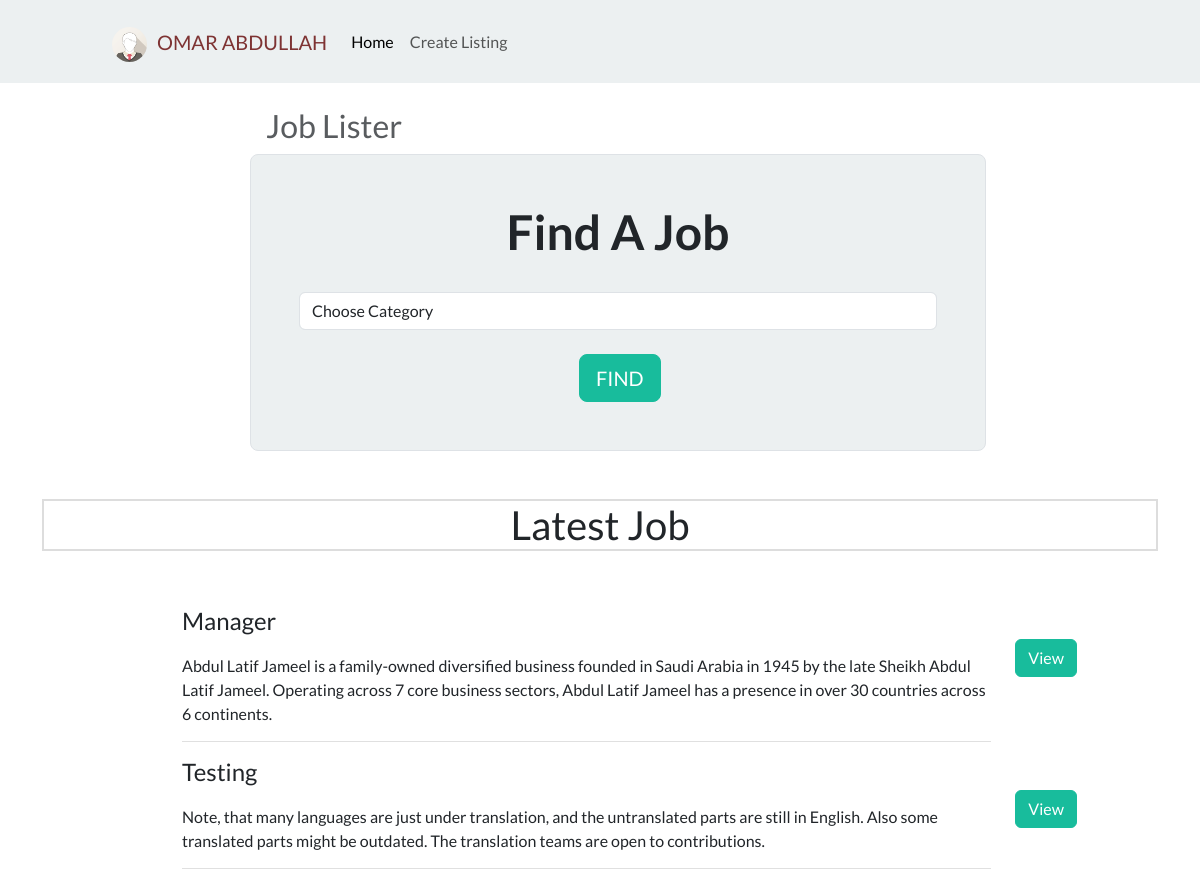
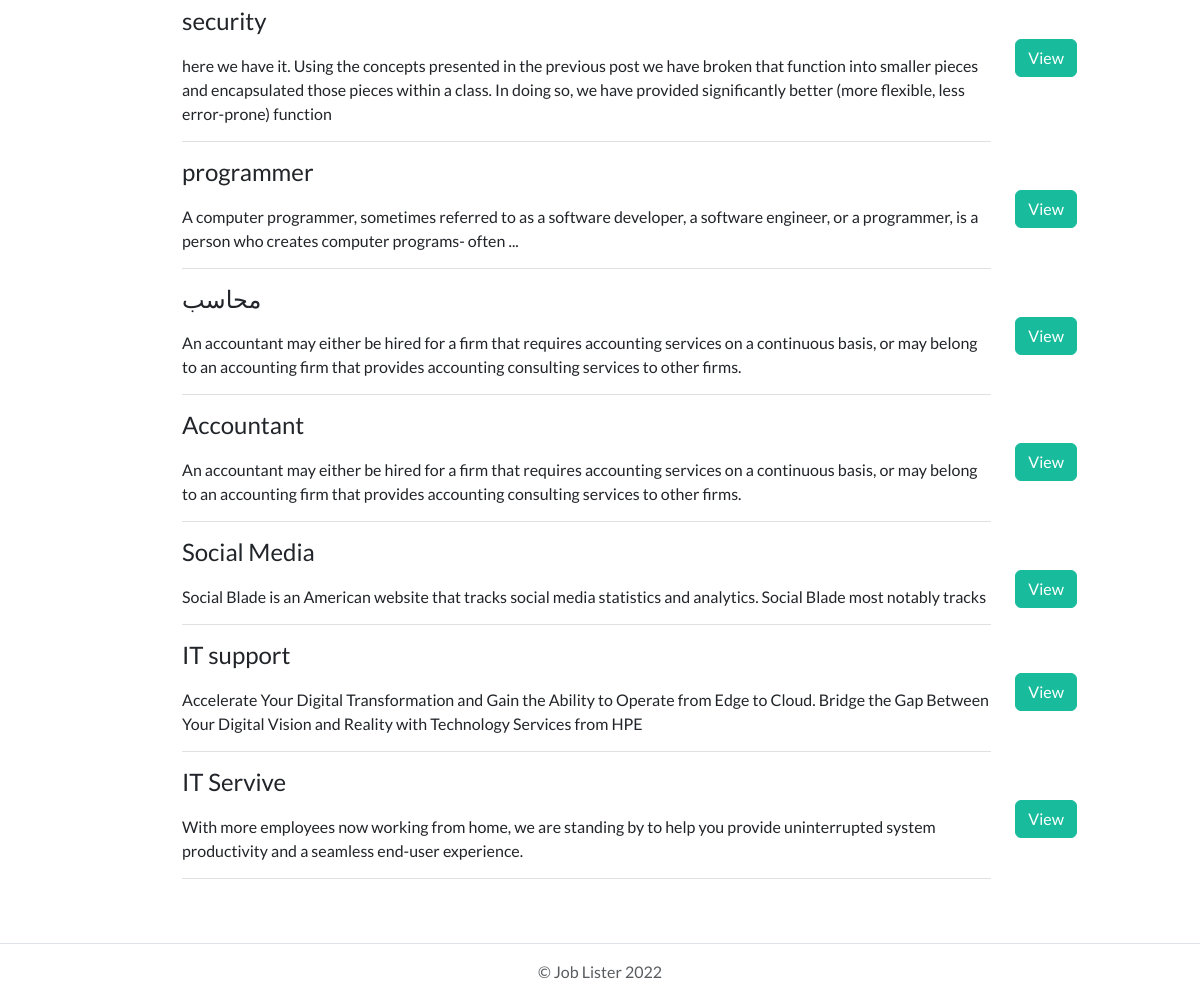
The page / on the database its author committed (2 pictures, top to bottom).
### tables this page shows
CREATE TABLE `jobs` (
  `id` int(11) NOT NULL,
  `category_id` int(11) NOT NULL,
  `company` varchar(255) NOT NULL,
  `job_title` varchar(255) NOT NULL,
  `description` varchar(255) NOT NULL,
  `salary` varchar(255) NOT NULL,
  `location` varchar(255) NOT NULL,
  `contact_user` varchar(255) NOT NULL,
  `contact_email` varchar(255) NOT NULL,
  `post_date` timestamp NOT NULL DEFAULT current_timestamp()
);

### lib/Template.php (called while the page is built, shortened)
<?php
class Template {
    protected $template;
    public function __construct($template) {
        $this->template = $template ;
    }
    public function __toString() {
        include basename($this->template);
        return ob_get_clean();
    }
}

### lib/Database.php (called while the page is built, shortened)
<?php
class Database {
    private $host = DB_HOST;
    private $user = DB_USER;
    private $pass = DB_PASS;
    private $dbname = DB_NAME;
    private $dbh;
    private $stmt;
    public function __construct() {
        $dsn = "mysql:host=" . $this->host . ";dbname=" . $this->dbname;
        $options = array(
            PDO::ATTR_PERSISTENT => true ,
            PDO::ATTR_ERRMODE => PDO::ERRMODE_EXCEPTION
        );
        try {
            $this->dbh = new PDO($dsn, $this->user, $this->pass, $options);
        } catch (PDOException $e) {
            $this->error = $e->getMessage();
        }
    }
        public function query($query) {
            $this->stmt = $this->dbh->prepare($query);
        }
        public function execute() {
            return $this->stmt->execute();
        }
        public function resultSet() {
            $this->execute();
            return $this->stmt->fetchAll(PDO::FETCH_OBJ);
        }
}

### lib/Job.php (called while the page is built, shortened)
<?php
class Job {
    private $db;
    public function __construct() {
        $this->db = new Database();
    }
    public function getAllJobs() {
        $this->db->query("SELECT jobs.*, categories.name AS cname
                         FROM jobs
                         INNER JOIN categories
                         ON jobs.category_id = categories.id
                         ORDER BY post_date DESC
                         ");
       $results = $this->db->resultSet();
       return $results;
    }
    public function getCategories() {
        $this->db->query("SELECT * FROM categories");
        $results = $this->db->resultSet();
        return $results;
    }
}

### template/frontpage.php (the view, shortened to what this page needs)
<?php include 'include/header.php';?>
<main>
  <div class="container py-4">
    <h3 class="text-muted" style="margin-left:7em;"><?php echo SITE_TITLE; ?> </h3>
    <div class="row align-items-md-stretch">
      <div class="col-md-8" style="margin-left:13em">
        <div class="h-100 p-5 bg-light border rounded-3">
        <h1 class="display-5 fw-bold" style="text-align:center">Find A Job</h1><br>
        <form action="index.php" method="GET">
            <select name="category" class="form-control">
                <option value="0">Choose Category</option>
            </select><br>
            <input type="submit" class="btn btn-lg btn-success" value="FIND" style="margin-left:14em;">
        </form>
        </div>
      </div>
    </div><br><br>
    <h2 style="text-align:center; border:2px solid #ddd;"><?php echo $title; ?></h2><br><br>
    <?php foreach($jobs as $job): ?>
    <div class="row marketing" style="margin-left:8em;">
        <div class="col-md-10">
            <h4><?php echo $job->job_title; ?></h4>
            <p style="padding: 10px 0px 15px 0px;border-bottom: 1px solid #e0e0e0;"><?php echo $job->description; ?></p>
        </div>
        <div class="col-md-2">
            <a class="btn btn-success" href="job.php?id=<?php echo $job->id;?>" style="margin-top:2em;">View</a>
        </div><br>
    </div>
    <?php endforeach; ?>
</main>
<?php include 'include/footer.php'; ?>

### index.php (shortened to what this page needs)
<?php
$job = new Job();
$template = new Template('template/frontpage.php');
$category = isset($_GET['category']) ? $_GET['category'] : null;
if ($category) {
    $template->jobs = $job->getByCategory($category);
    $template->title = 'Jobs In ' . $job->getCategory($category)->name;
} else {
    $template->title = 'Latest Job';
    $template->jobs = $job->getAllJobs();
}
$template->categories = $job->getCategories();
echo $template;

### template/include/header.php (shortened to what this page needs)
<!DOCTYPE html>
<html lang="en">
<head>
    <link rel="stylesheet" href="https://bootswatch.com/5/flatly/bootstrap.min.css">
    <link rel="stylesheet" href="css/styles.css">
</head>
<body>
    <nav class="navbar navbar-expand-lg bg-light">
    <div class="container-fluid"style="">
        <a class="rounded-pill navbar-brand" href="index.php" style="color:#7e3333; margin-left:5em; margin-top:0.3em; ">
        <img src="img_avatar1.png" alt="Logo" style="width:35px; margin-right:0.5em;" class="rounded-pill">OMAR ABDULLAH</a>
        <div class="collapse navbar-collapse" id="navbarSupportedContent">
        <ul class="navbar-nav me-auto  mb-lg-0">
            <li class="nav-item">
            <a class="nav-link active" aria-current="page" href="index.php">Home</a>
            </li>
            <li class="nav-item">
            <a class="nav-link" href="create.php">Create Listing</a>
            </li>
        </ul>
        </div>
    </div>
    </nav>

### template/include/footer.php
    <footer class="pt-3 mt-4 text-muted border-top">
      <p style="text-align:center">&copy; Job Lister 2022</p>
    </footer>
    </body>
</html>

### rows shown on the page
jobs: job_title "Manager", description "Abdul Latif Jameel is a family-owned diversified business founded in Saudi Arabia in 1945 by the late Sheikh Abdul Latif Jameel. Operating across 7 core business sectors, Abdul Latif Jameel has a presence in over 30 countries across 6 continents."
jobs: job_title "Testing", description "Note, that many languages are just under translation, and the untranslated parts are still in English. Also some translated parts might be outdated. The translation teams are open to contributions."
jobs: job_title "security", description "here we have it. Using the concepts presented in the previous post we have broken that function into smaller pieces and encapsulated those pieces within a class. In doing so, we have provided significantly better (more flexible, less error-prone) function"
jobs: job_title "programmer", description "A computer programmer, sometimes referred to as a software developer, a software engineer, or a programmer, is a person who creates computer programs- often ..."
jobs: job_title "محاسب", description "An accountant may either be hired for a firm that requires accounting services on a continuous basis, or may belong to an accounting firm that provides accounting consulting services to other firms."
jobs: job_title "Accountant", description "An accountant may either be hired for a firm that requires accounting services on a continuous basis, or may belong to an accounting firm that provides accounting consulting services to other firms."
jobs: job_title "Social Media", description "Social Blade is an American website that tracks social media statistics and analytics. Social Blade most notably tracks"
jobs: job_title "IT support", description "Accelerate Your Digital Transformation and Gain the Ability to Operate from Edge to Cloud. Bridge the Gap Between Your Digital Vision and Reality with Technology Services from HPE"
jobs: job_title "IT Servive", description "With more employees now working from home, we are standing by to help you provide uninterrupted system productivity and a seamless end-user experience."

### other values the page prints
SITE_TITLE "Job Lister"
$title "Latest Job"
